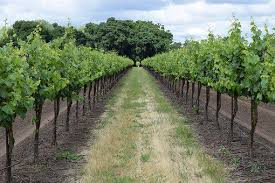
#> input picture data/imgs/img_0007.jpg, 275 x 183 px, given in place of imgsimg_0000.jpg, which was not available
$ python edge_detection.py imgs
#> lines starting #> are read from the running program, lines starting #| are printed output that depends on the picture; after the words box and inside, x2 and y2 are one past the last pixel; in counts of white or black regions, pixels touching at a corner belong together; pictures that were not available may be replaced by others from this repository, and a replacement may not be noted
import numpy as np
import cv2 as cv
from matplotlib import pyplot as plt
import sys
import os

img_dir = sys.argv[1]
for img in os.listdir(img_dir)[:20]:
    img_path = f"{img_dir}{img}"
    print(img_path)


    #Detect
    img_data = cv.imread(img_path, cv.IMREAD_GRAYSCALE)
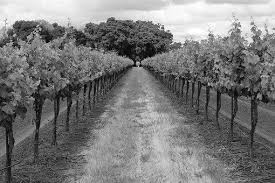
#> img_data: shape (183, 275); min 0, max 255, mean 122
    assert img_data is not None, "file could not be read, check with os.path.exists()"
    #edges = cv.Canny(img_data,100,200)
    edges = cv.Canny(img_data,200,600)
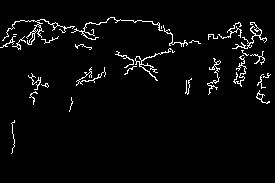
#> edges: shape (183, 275); 3.4% white in thin lines or dots, all inside (x1, y1, x2, y2) = (0, 17, 271, 154)

    #Plot
    plt.subplot(121),plt.imshow(img_data, cmap = 'gray')
    plt.title('Original Image'), plt.xticks([]), plt.yticks([])
    plt.subplot(122),plt.imshow(edges, cmap = 'gray')
    plt.title('Edge Image'), plt.xticks([]), plt.yticks([])
    plt.savefig(f"edges/{img}")
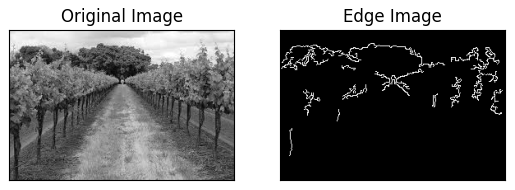
#> figure drawn by matplotlib, 2 panels
#> pass 2 of the loop `for img in os.listdir(img_dir)[:20]:`:
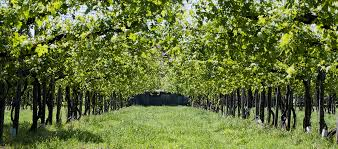
#> input picture data/imgs/img_0013.jpg, 338 x 149 px, given in place of imgsimg_0001.jpg, which was not available
#> img_data: shape (149, 338)
#> `edges = cv.Canny(img_data,200,600)`:
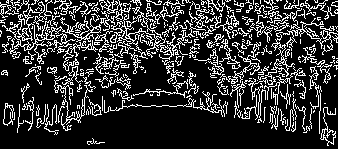
#> edges: shape (149, 338); 20.3% white in thin lines or dots
#> `plt.savefig(f"edges/{img}")`:
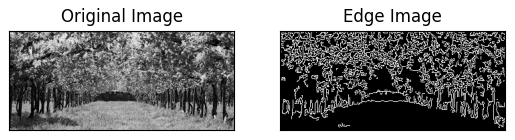
#> figure drawn by matplotlib, 2 panels
#> (the run stopped early here; a loop or call above may not have finished)
